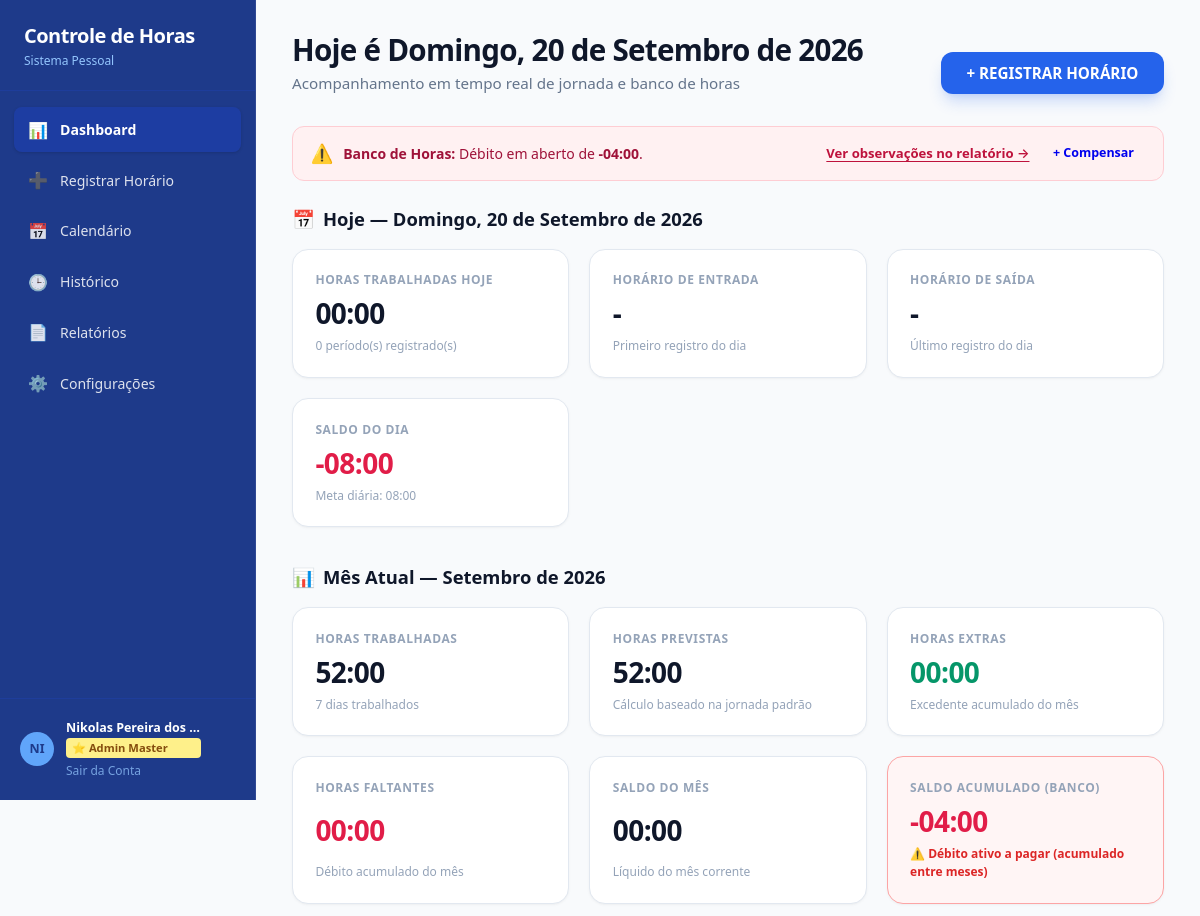
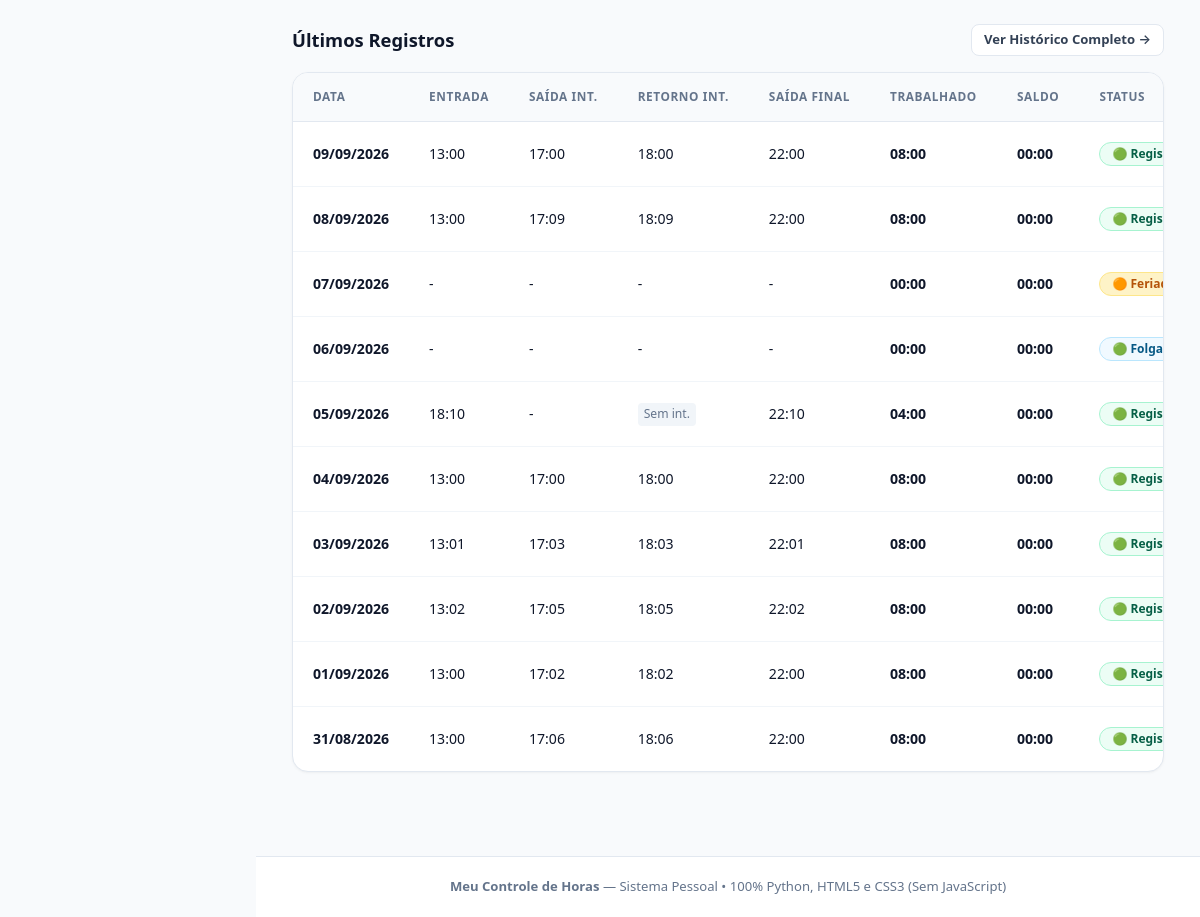
/dashboard (signed in), run on the app's committed database (2 pictures, top to bottom).
### tables this page shows
CREATE TABLE work_periods (
        id INTEGER PRIMARY KEY AUTOINCREMENT,
        work_day_id INTEGER NOT NULL,
        period_order INTEGER NOT NULL DEFAULT 1,
        start_time TEXT NOT NULL,
        end_time TEXT NOT NULL,
        FOREIGN KEY (work_day_id) REFERENCES work_days(id) ON DELETE CASCADE
    );

CREATE TABLE work_days (
        id INTEGER PRIMARY KEY AUTOINCREMENT,
        user_id INTEGER NOT NULL,
        date TEXT NOT NULL,
        day_type TEXT DEFAULT 'trabalho',
        observation TEXT,
        created_at TIMESTAMP DEFAULT CURRENT_TIMESTAMP,
        updated_at TIMESTAMP DEFAULT CURRENT_TIMESTAMP, overtime_paid INTEGER DEFAULT 0,
        UNIQUE(user_id, date),
        FOREIGN KEY (user_id) REFERENCES users(id) ON DELETE CASCADE
    );

### app.py (the view)
@app.route('/dashboard')
@login_required
def dashboard():
    user_id = session['user_id']
    now = datetime.now()
    today_str = now.strftime('%Y-%m-%d')
    today_display = f"{WEEKDAY_NAMES_PT[now.weekday()]}, {now.day:02d} de {MONTH_NAMES_PT[now.month]} de {now.year}"
    current_month_display = f"{MONTH_NAMES_PT[now.month]} de {now.year}"
    today_days, settings = get_days_data_in_range(user_id, today_str, today_str)
    if today_days:
        today_metrics = today_days[0]
    else:
        today_metrics = calculate_day_metrics([], settings.get('daily_hours_minutes', 480), 'trabalho', settings.get('tolerance_minutes', 10))
    start_of_month = f"{now.year}-{now.month:02d}-01"
    _, last_day_num = calendar.monthrange(now.year, now.month)
    end_of_month = f"{now.year}-{now.month:02d}-{last_day_num:02d}"
    month_summary = generate_report_summary(user_id, start_of_month, end_of_month)
    cumulative_bank_mins, cumulative_bank_str = get_cumulative_bank_balance(user_id)
    conn = get_db()
    cursor = conn.cursor()
    cursor.execute("""
        SELECT wd.id, wd.date, wd.day_type, wd.observation
        FROM work_days wd
        WHERE wd.user_id = ?
        ORDER BY wd.date DESC
        LIMIT 10
    """, (user_id,))
    recent_rows = cursor.fetchall()
    conn.close()
    recent_days = []
    for r in recent_rows:
        d_date = r['date']
        d_days, _ = get_days_data_in_range(user_id, d_date, d_date)
        if d_days:
            item = d_days[0]
            parts = item['date'].split('-')
            item['date_fmt'] = f"{parts[2]}/{parts[1]}/{parts[0]}"
            periods = item.get('periods', [])
            item['first_in'] = periods[0]['start_time'] if len(periods) > 0 else '-'
            item['break_out'] = periods[0]['end_time'] if len(periods) > 1 else ('Sem int.' if len(periods) == 1 else '-')
            item['break_in'] = periods[1]['start_time'] if len(periods) > 1 else ('Sem int.' if len(periods) == 1 else '-')
            item['last_out'] = periods[-1]['end_time'] if len(periods) > 0 else '-'
            recent_days.append(item)
    bank_breakdown = get_bank_debit_breakdown(user_id)
    return render_template(
        'dashboard.html',
        active_page='dashboard',
        today_str=today_str,
        today_display=today_display,
        current_month_display=current_month_display,
        today_metrics=today_metrics,
        month_summary=month_summary,
        cumulative_bank_mins=cumulative_bank_mins,
        cumulative_bank_str=cumulative_bank_str,
        bank_breakdown=bank_breakdown,
        recent_days=recent_days
    )

### templates/dashboard.html (shortened to what this page needs)
{% extends "base.html" %}
{% block content %}
<header class="dashboard-top-header">
  <div class="dashboard-title-group">
    <h2 class="dashboard-title">Hoje é {{ today_display }}</h2>
    <p class="dashboard-subtitle">Acompanhamento em tempo real de jornada e banco de horas</p>
  </div>
  <a href="{{ url_for('register_time') }}" class="btn btn-hero" id="btn-hero-register">
    + REGISTRAR HORÁRIO
  </a>
</header>
{% if cumulative_bank_mins < 0 or month_summary.total_balance_minutes < 0 %}
  <div class="debt-mini-notice" id="banner-debt-alert">
    <div class="debt-mini-notice-content">
      <span class="debt-mini-notice-icon">⚠️</span>
      <span>
        {% if cumulative_bank_mins < 0 %}
          <strong>Banco de Horas:</strong> Débito em aberto de <strong>{{ cumulative_bank_str }}</strong>.
        {% else %}
          <strong>Mês Atual ({{ current_month_display }}):</strong> Saldo negativo de <strong>{{ month_summary.total_balance_str }}</strong>.
        {% endif %}
      </span>
    </div>
    <div class="debt-mini-notice-actions">
      <a href="{{ url_for('reports_view') }}" class="debt-mini-link">Ver observações no relatório →</a>
      <a href="{{ url_for('register_time') }}" class="btn btn-outline-danger btn-sm" style="padding: 0.25rem 0.65rem; font-size: 0.78rem;">
        + Compensar
      </a>
    </div>
  </div>
{% endif %}
<section class="dashboard-section">
  <div class="section-title" style="display: flex; justify-content: space-between; align-items: center; flex-wrap: wrap; gap: 0.5rem;">
    <div style="display: flex; align-items: center; gap: 0.5rem;">
      <span>📅</span>
      <span>Hoje — {{ today_display }}</span>
    </div>
  </div>
  <div class="stats-grid">
    <div class="stat-card" id="card-today-worked">
      <div class="stat-label">Horas Trabalhadas Hoje</div>
      <div class="stat-value">{{ today_metrics.total_worked_str }}</div>
      <div class="stat-subtext">{{ today_metrics.periods_count }} período(s) registrado(s)</div>
    </div>
    <div class="stat-card" id="card-today-in">
      <div class="stat-label">Horário de Entrada</div>
      <div class="stat-value">{{ today_metrics.first_in }}</div>
      <div class="stat-subtext">Primeiro registro do dia</div>
    </div>
    <div class="stat-card" id="card-today-out">
      <div class="stat-label">Horário de Saída</div>
      <div class="stat-value">
        {% if today_metrics.is_in_progress %}
          <span style="font-size: 1.15rem; color: #d97706; font-weight: 700;">⏳ Em aberto</span>
        {% else %}
          {{ today_metrics.last_out }}
        {% endif %}
      </div>
      <div class="stat-subtext">
        {% if today_metrics.is_in_progress %}
          Trabalho em curso
        {% else %}
          Último registro do dia
        {% endif %}
      </div>
    </div>
    <div class="stat-card" id="card-today-balance">
      <div class="stat-label">Saldo do Dia</div>
      <div class="stat-value {% if today_metrics.is_in_progress %}text-neutral{% elif '+' in today_metrics.balance_str %}text-positive{% elif '-' in today_metrics.balance_str %}text-negative{% else %}text-neutral{% endif %}">
        {% if today_metrics.is_in_progress %}
          <span style="font-size: 1.15rem; color: #d97706; font-weight: 700;">⏳ Em aberto</span>
        {% else %}
          {{ today_metrics.balance_str }}
        {% endif %}
      </div>
      <div class="stat-subtext">
        {% if today_metrics.is_in_progress %}
          Falta cumprir {{ today_metrics.missing_str }} para a meta
        {% else %}
          Meta diária: {{ today_metrics.expected_str }}
        {% endif %}
      </div>
    </div>
  </div>
</section>
<section class="dashboard-section">
  <div class="section-title">
    <span>📊</span>
    <span>Mês Atual — {{ current_month_display }}</span>
  </div>
  <div class="stats-grid">
    <div class="stat-card" id="card-month-worked">
      <div class="stat-label">Horas Trabalhadas</div>
      <div class="stat-value">{{ month_summary.total_worked_str }}</div>
      <div class="stat-subtext">{{ month_summary.worked_days_count }} dias trabalhados</div>
    </div>
    <div class="stat-card" id="card-month-expected">
      <div class="stat-label">Horas Previstas</div>
      <div class="stat-value">{{ month_summary.total_expected_str }}</div>
      <div class="stat-subtext">Cálculo baseado na jornada padrão</div>
    </div>
    <div class="stat-card" id="card-month-overtime">
      <div class="stat-label">Horas Extras</div>
      <div class="stat-value text-positive">{{ month_summary.total_overtime_str }}</div>
      <div class="stat-subtext">Excedente acumulado do mês</div>
    </div>
    <div class="stat-card" id="card-month-missing">
      <div class="stat-label">Horas Faltantes</div>
      <div class="stat-value text-negative">{{ month_summary.total_missing_str }}</div>
      <div class="stat-subtext">Débito acumulado do mês</div>
    </div>
    <div class="stat-card" id="card-month-balance">
      <div class="stat-label">Saldo do Mês</div>
      <div class="stat-value {% if '+' in month_summary.total_balance_str %}text-positive{% elif '-' in month_summary.total_balance_str %}text-negative{% else %}text-neutral{% endif %}">
        {{ month_summary.total_balance_str }}
      </div>
      <div class="stat-subtext">Líquido do mês corrente</div>
    </div>
    <div class="stat-card" id="card-cumulative-bank" {% if cumulative_bank_mins < 0 %}style="border-color: #fca5a5; background: #fff5f5;"{% endif %}>
      <div class="stat-label">Saldo Acumulado (Banco)</div>
      <div class="stat-value {% if '+' in cumulative_bank_str %}text-positive{% elif '-' in cumulative_bank_str %}text-negative{% else %}text-neutral{% endif %}">
        {{ cumulative_bank_str }}
      </div>
      <div class="stat-subtext">
        {% if cumulative_bank_mins < 0 %}
          <span style="color: #dc2626; font-weight: 700;">⚠️ Débito ativo a pagar (acumulado entre meses)</span>
        {% else %}
          Total geral acumulado no banco
        {% endif %}
      </div>
    </div>
  </div>
</section>
<section class="dashboard-section">
  <div class="page-header" style="margin-bottom: 1rem;">
    <h3 class="section-title" style="margin-bottom: 0;">Últimos Registros</h3>
    <a href="{{ url_for('history_view') }}" class="btn btn-secondary btn-sm" id="btn-view-all-history">
      Ver Histórico Completo →
    </a>
  </div>
  <div class="table-card">
    <div class="table-responsive">
      <table class="data-table">
        <thead>
          <tr>
            <th>Data</th>
            <th>Entrada</th>
            <th>Saída Int.</th>
            <th>Retorno Int.</th>
            <th>Saída Final</th>
            <th>Trabalhado</th>
            <th>Saldo</th>
            <th>Status</th>
          </tr>
        </thead>
        <tbody>
          {% if recent_days %}
            {% for d in recent_days %}
              <tr>
                <td>
                  <strong>{{ d.date_fmt }}</strong>
                </td>
                <td>{{ d.first_in }}</td>
                <td>{{ '-' if d.break_out == 'Sem int.' else d.break_out }}</td>
                <td>
                  {% if d.break_in == 'Sem int.' %}
                    <span style="display: inline-block; font-size: 0.76rem; background: #f1f5f9; color: #64748b; padding: 2px 6px; border-radius: 4px;">Sem int.</span>
                  {% else %}
                    {{ d.break_in }}
                  {% endif %}
                </td>
                <td>
                  {% if d.is_in_progress %}
                    <span style="color: #d97706; font-weight: 600;">⏳ Em aberto</span>
                  {% else %}
                    {{ d.last_out }}
                  {% endif %}
                </td>
                <td><strong>{{ d.total_worked_str }}</strong></td>
                <td>
                  {% if d.is_in_progress %}
                    <span style="color: #d97706; font-weight: 700; font-size: 0.85rem;">⏳ Em aberto</span>
                  {% else %}
                    <span class="{% if '+' in d.balance_str %}text-positive{% elif '-' in d.balance_str %}text-negative{% endif %}" style="font-weight: 700;">
                      {{ d.balance_str }}
                    </span>
                  {% endif %}
                </td>
                <td>
                  {% if d.day_type == 'folga' %}
                    <span class="status-badge status-folga">🟢 Folga</span>
                  {% elif d.day_type == 'feriado' %}
                    <span class="status-badge" style="background-color: #fef3c7; color: #b45309; border: 1px solid #fde68a;">🟠 Feriado</span>
                  {% elif d.day_type == 'falta' %}
                    <span class="status-badge status-falta">🔴 Falta (A Pagar)</span>
                  {% elif d.is_in_progress or d.status == 'em_andamento' %}
                    <span class="status-badge" style="background-color: #fffbeb; color: #b45309; border: 1px solid #fde68a;">⏳ Em aberto</span>
                  {% elif d.status == 'incompleto' %}
                    <span class="status-badge status-incompleto">🟡 Incompleto</span>
                  {% elif d.status == 'registrado' %}
                    <span class="status-badge status-registrado">🟢 Registrado</span>
                  {% else %}
                    <span class="status-badge status-vazio">⚪ Sem registro</span>
                  {% endif %}
                </td>
              </tr>
            {% endfor %}
          {% else %}
            <tr>
              <td colspan="9" style="text-align: center; padding: 2rem; color: var(--text-muted);">
                Nenhum horário registrado ainda neste mês. Clique em <strong>+ REGISTRAR HORÁRIO</strong> acima!
              </td>
            </tr>
          {% endif %}
        </tbody>
      </table>
    </div>
  </div>
</section>
{% endblock %}

### data on the page
work_periods: first_in "13:00", end_time "17:00"
work_periods: break_in "18:00", last_out "22:00"
work_periods: first_in "13:00", end_time "17:09"
work_periods: break_in "18:09", last_out "22:00"
work_days: date_fmt "07/09/2026", first_in "-", break_out "-", break_in "-", last_out "-", total_worked_str "00:00", balance_str "00:00"
work_days: date_fmt "06/09/2026", first_in "-", break_out "-", break_in "-", last_out "-", total_worked_str "00:00", balance_str "00:00", day_type "🟢 Folga"
work_periods: date_fmt "05/09/2026", first_in "18:10", break_out "-", shows "Sem int.", last_out "22:10", total_worked_str "04:00", balance_str "00:00"
work_periods: first_in "13:00", end_time "17:00"
work_periods: break_in "18:00", last_out "22:00"
work_periods: first_in "13:01", end_time "17:03"
work_periods: break_in "18:03", last_out "22:01"
work_periods: first_in "13:02", end_time "17:05"
work_periods: break_in "18:05", last_out "22:02"
work_periods: first_in "13:00", end_time "17:02"
work_periods: break_in "18:02", last_out "22:00"
work_periods: first_in "13:00", end_time "17:06"
work_periods: break_in "18:06", last_out "22:00"

### other printed values
{{ today_display }} "Domingo, 20 de Setembro de 2026"
{{ cumulative_bank_str }} "-04:00"
{{ today_metrics.total_worked_str }} "00:00"
{{ today_metrics.periods_count }} "0"
{{ today_metrics.first_in }} "-"
{{ today_metrics.last_out }} "-"
{{ today_metrics.balance_str }} "-08:00"
{{ today_metrics.expected_str }} "08:00"
{{ month_summary.total_worked_str }} "52:00"
{{ month_summary.worked_days_count }} "7"
{{ month_summary.total_expected_str }} "52:00"
{{ month_summary.total_overtime_str }} "00:00"
{{ month_summary.total_missing_str }} "00:00"
{{ month_summary.total_balance_str }} "00:00"
{{ d.date_fmt }} "09/09/2026" "08/09/2026" "04/09/2026" "03/09/2026" "02/09/2026" "01/09/2026" "31/08/2026"
